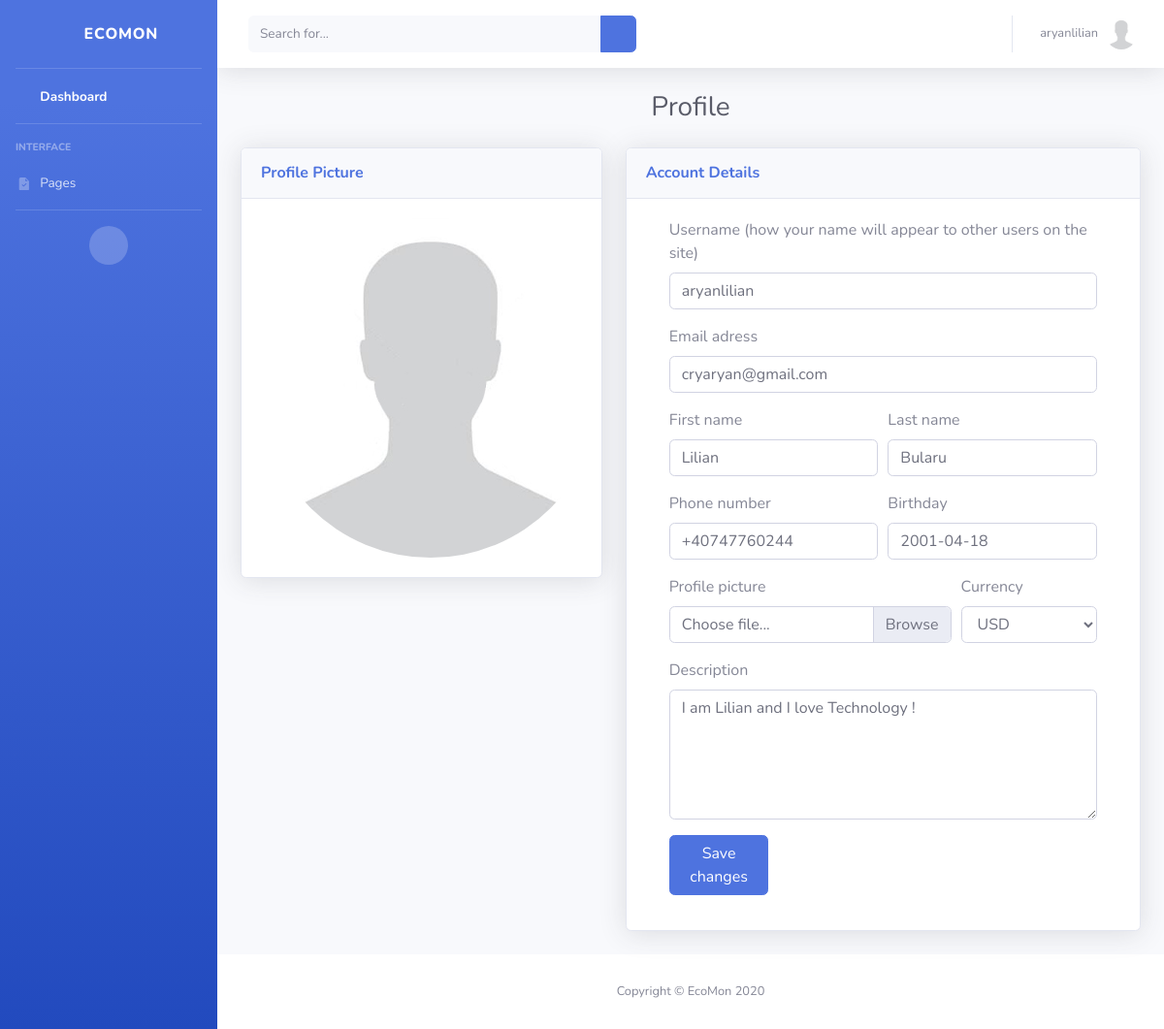
/users/profile/ (signed in), run on an earlier commit of the app's database.
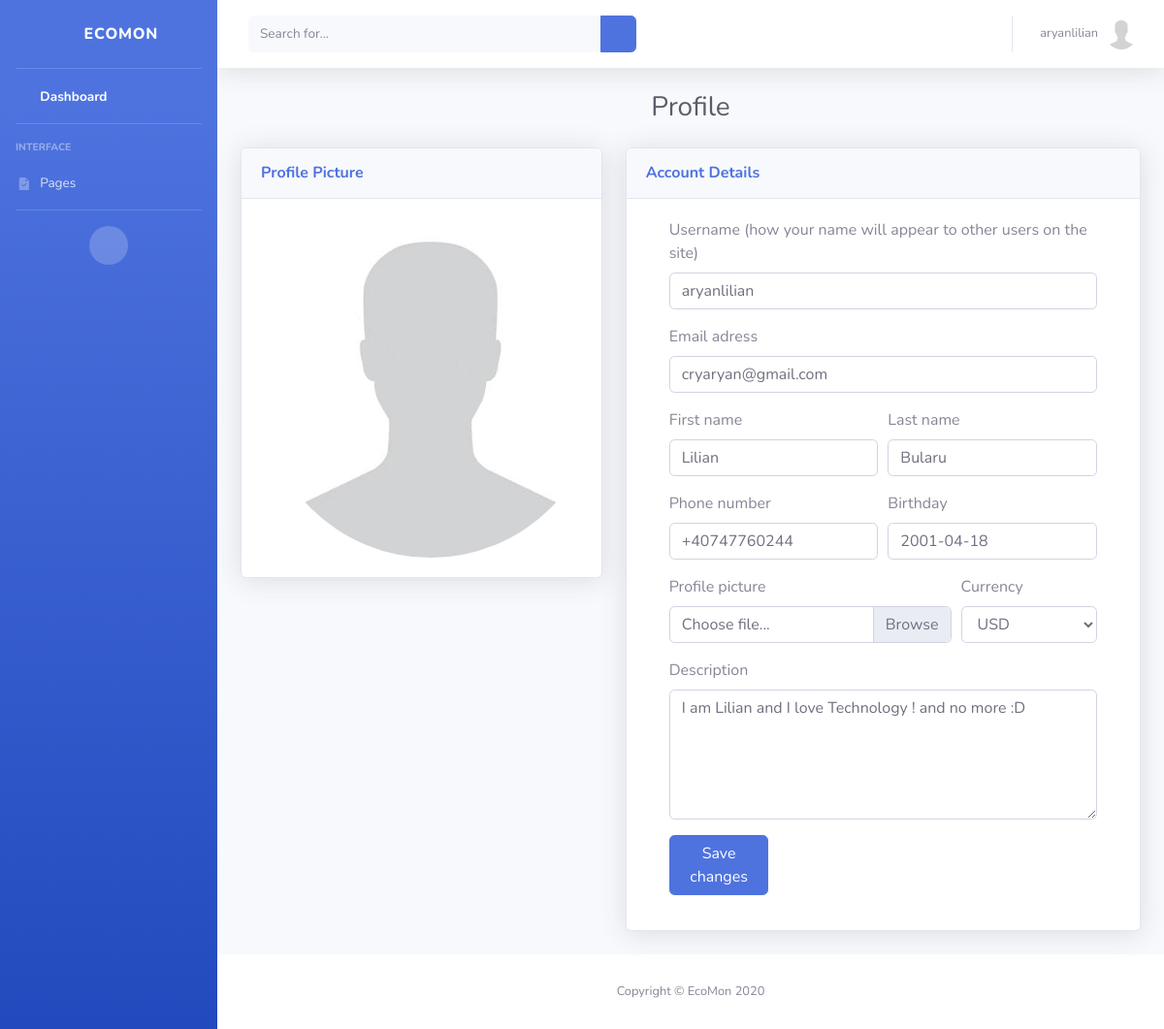
And on a later commit of the database.
### users/models.py (models this page shows, shortened)
class Profile(models.Model):
    class Currency(models.TextChoices):
        AED = 'AED', _('AED')
        AUD = 'AUD', _('AUD')
        BRL = 'BRL', _('BRL')
        CAD = 'CAD', _('CAD')
        CHF = 'CHF', _('CHF')
        CLP = 'CLP', _('CLP')
        CNY = 'CNY', _('CNY')
        COP = 'COP', _('COP')
        CZK = 'CZK', _('CZK')
        DKK = 'DKK', _('DKK')
        EUR = 'EUR', _('EUR')
        GBP = 'GBP', _('GBP')
        HKD = 'HKD', _('HKD')
        HUF = 'HUF', _('HUF')
        IDR = 'IDR', _('IDR')
        ILS = 'ILS', _('ILS')
        INR = 'INR', _('INR')
        JPY = 'JPY', _('JPY')
        KRW = 'KRW', _('KRW')
        MDL = 'MDL', _('MDL')
        MXN = 'MXN', _('MXN')
        MYR = 'MYR', _('MYR')
        NOK = 'NOK', _('NOK')
        NZD = 'NZD', _('NZD')
        PHP = 'PHP', _('PHP')
        PLN = 'PLN', _('PLN')
        RON = 'RON', _('RON')
        RUB = 'RUB', _('RUB')
        SAR = 'SAR', _('SAR')
        SEK = 'SEK', _('SEK')
        SGD = 'SGD', _('SGD')
        THB = 'THB', _('THB')
        TRY = 'TRY', _('TRY')
        TWD = 'TWD', _('TWD')
        USD = 'USD', _('USD')
        ZAR = 'ZAR', _('ZAR')
    user = models.OneToOneField(User, on_delete=models.CASCADE)
    image = models.ImageField(_('Avatar'), default='default.jpg', upload_to='profile_pics')
    description = models.TextField(_('Description'), null=False, blank=True)
    currency = models.CharField(_('Currency'), max_length=3, choices=Currency.choices, default=Currency.USD)
    created_date = models.DateTimeField(_('Created Date/Time'), auto_now_add=True)
    updated_date = models.DateTimeField(_('Updated Date/Time'), auto_now=True)

### users/views.py (the view, shortened to what this page needs)
# urls.py: path('profile/', ProfileView.as_view(), name='profile'),
class ProfileView(LoginRequiredMixin, View):
    template_name = 'users/profile.html'
    def get(self, request, *args, **kwargs):
        context = self.get_context_data(**kwargs)
        return render(request, self.template_name, context)
    def get_context_data(self, **kwargs):
        user_update_form = UserUpdateForm(instance=self.request.user)
        profile_update_form = ProfileUpdateForm(instance=self.request.user.profile)
        context = {
            'title' : 'Profile',
            'user_update_form' : user_update_form,
            'profile_update_form' : profile_update_form,
        }
        return context

### users/forms.py
class UserUpdateForm(forms.ModelForm):
    email = forms.EmailField(widget=forms.EmailInput())
    first_name = forms.CharField(widget=forms.TextInput())
    last_name = forms.CharField(widget=forms.TextInput())
    birth_date = forms.DateField()
    phone_number = PhoneNumberField()
    class Meta:
        model = User
        fields = [
            'username',
            'email',
            'first_name',
            'last_name',
            'birth_date',
            'phone_number',
        ]

class ProfileUpdateForm(forms.ModelForm):
    image = forms.ImageField(widget=forms.FileInput())
    description = forms.CharField(widget=forms.Textarea(attrs={'rows': 5, 'cols': 82}))
    class Meta:
        model = Profile
        fields = [
            'image',
            'description',
            'currency',
        ]

### templates/users/profile.html (shortened to what the changed rows need)
{% extends 'users/base.html' %}
{% load widget_tweaks %}
{% block content %}
    <div class="row">
        <div class="col-xl-7 col-lg-7">
            <div class="card shadow mb-4">
                <div class="card-body">
                    <div class="container">
                        <form method="POST">
                            <div class="form-row">
                                <div class="form-group col-md-4">
                                    <label for="currency">Currency</label>
                                    {% render_field profile_update_form.currency id="currency" class="form-control" %}
                                </div>
                            </div>
                            <div class="form-row">
                                <div class="form-group col-md-12">
                                    <label for="description">Description</label>
                                    {% render_field profile_update_form.description class="form-control" id="description" placeholder="Profile description..." %}
                                </div>
                            </div>
                        </form>
                    </div>
                </div>
            </div>
        </div>
    </div>
{% endblock %}

What changed in the data, as far as the page shows it:
changed Profile "USD": description "I am Lilian and I love Technology !" → "I am Lilian and I love Technology ! and no more :D"
